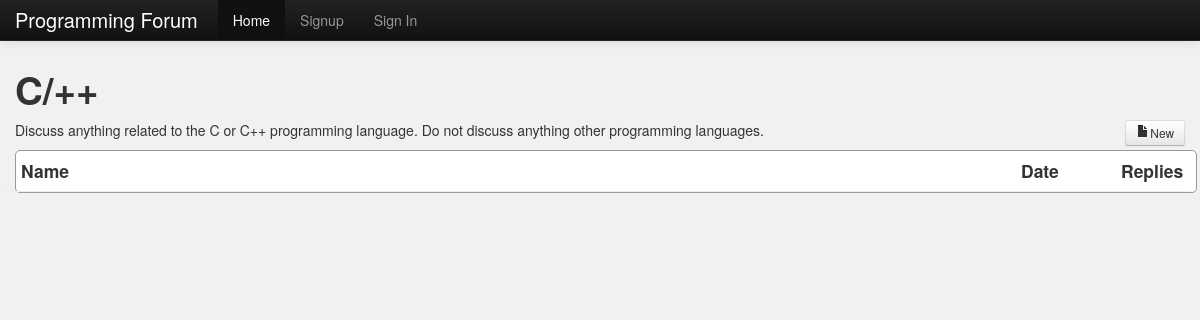
The app's page /forum.php?id=1 with its own data.
### tables this page shows
CREATE TABLE `topic` (
  `topic_id` int(11) NOT NULL AUTO_INCREMENT,
  `sec_id` int(11) NOT NULL,
  `topic_name` varchar(50) NOT NULL,
  `topic_date` timestamp NOT NULL DEFAULT CURRENT_TIMESTAMP ON UPDATE CURRENT_TIMESTAMP,
  `topic_desc` text NOT NULL,
  PRIMARY KEY (`topic_id`)
);

### src/forum.php (the view, shortened to what this page needs)
<?php
include 'header.php';
$q = mysql_query("SELECT * FROM topic WHERE topic_id=".$_GET['id']);
$r = mysql_fetch_array($q);
?>
    <h1><?php echo $r['topic_name']; ?></h1>
	<div class="container">
		<div class="row">
			<div class="span11"><p><?php echo $r['topic_desc']; ?></p></div>
			<div class="span1 text-right"><a class="btn btn-small" href="newThread.php?id=<?php echo $_GET['id']; ?>"><i class="icon-file"></i>New</a></div>
		</div>
	</div>
	<div class="container section">
		<div class="row">
			<div class="span10"><h4>Name</h4></div>
			<div class="span1"><h4>Date</h4></div>
			<div class="span1"><h4>Replies</h4></div>
		</div>
	</div>
<?php
include 'footer.php';
?>

### src/css/forum.css (style rules this page uses)
body { padding-top: 60px; background-color:#f1f1f1; }
.section { background-color:white; border:1px solid #999; border-radius:5px; margin-bottom:10px; padding-left:5px; padding-right:5px; }
.section .row { border-bottom:1px solid #eee; }
.text-right { text-align:right; }

### records on screen
topic: topic_name "C/++", topic_desc "Discuss anything related to the C or C++ programming language. Do not discuss anything other programming languages."
